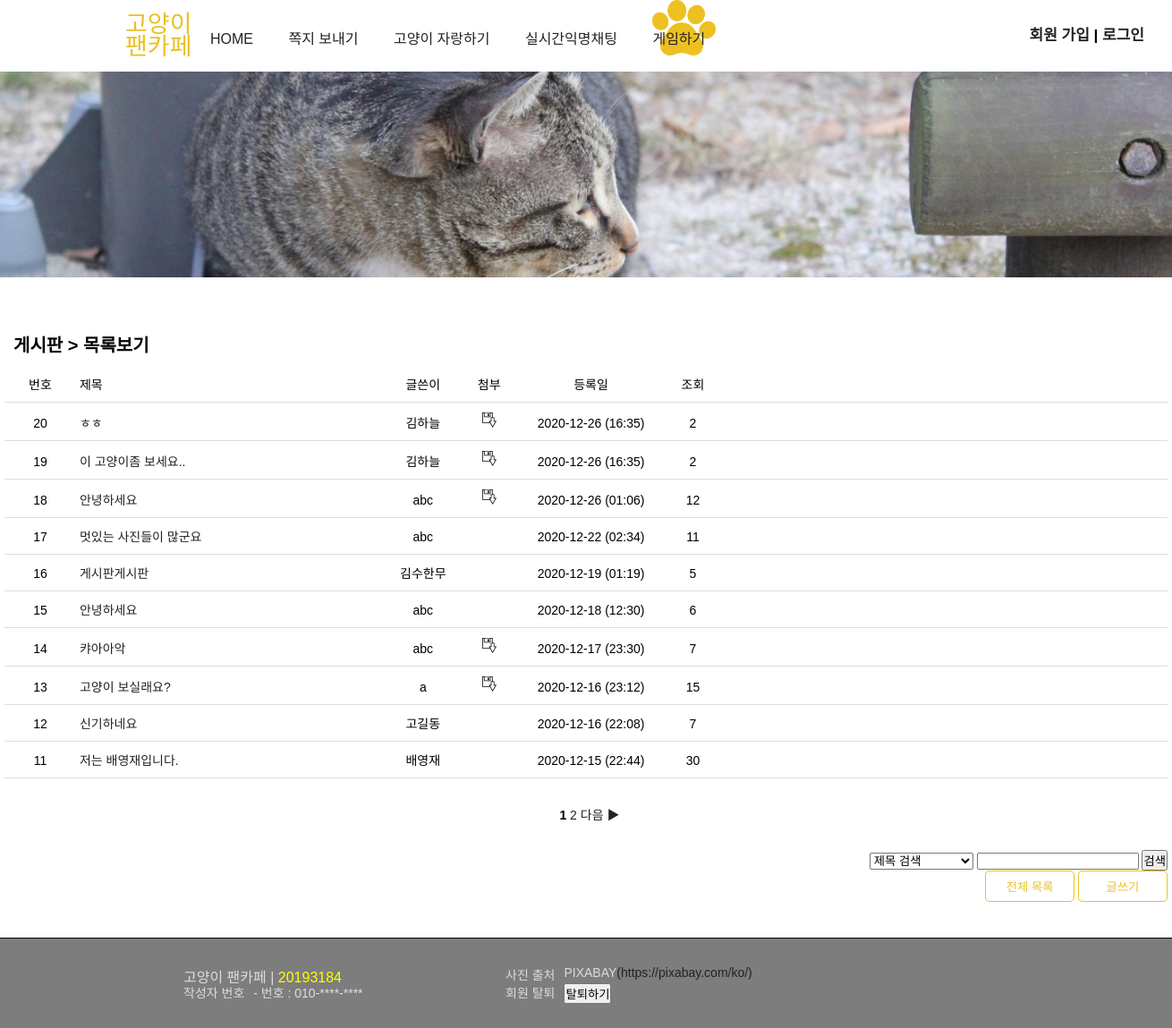
The page /board_list.php on the database its author committed.
### tables this page shows
CREATE TABLE `board` (
  `num` int(11) NOT NULL,
  `id` char(15) NOT NULL,
  `name` char(10) NOT NULL,
  `subject` char(200) NOT NULL,
  `content` text NOT NULL,
  `regist_day` char(20) NOT NULL,
  `hit` int(11) NOT NULL,
  `file_name` char(40) DEFAULT NULL,
  `file_type` char(40) DEFAULT NULL,
  `file_copied` char(40) DEFAULT NULL
);

### board_list.php (the view, shortened to what this page needs)
<!DOCTYPE html>
<html>
<head>
<link rel="stylesheet" type="text/css" href="./css/common.css">
<link rel="stylesheet" type="text/css" href="./css/board.css">
</head>
<body>
<header>
    <?php include "header.php";?>
</header>
<section>
	<div id="main_img_bar">
    </div>
   	<div id="board_box">
	    <h3>
	    	게시판 > 목록보기
		</h3>
	    <ul id="board_list">
				<li>
					<span class="col1">번호</span>
					<span class="col2">제목</span>
					<span class="col3">글쓴이</span>
					<span class="col4">첨부</span>
					<span class="col5">등록일</span>
					<span class="col6">조회</span>
				</li>
<?php
	if (isset($_GET["page"]))
		$page = $_GET["page"];
	else
		$page = 1;
	$con = mysqli_connect("localhost", "root", "", "20193184");
	$sql = "select * from board order by num desc";
	$result = mysqli_query($con, $sql);
	$total_record = mysqli_num_rows($result);
	$scale = 10;
	if ($total_record % $scale == 0)
		$total_page = floor($total_record/$scale);
	else
		$total_page = floor($total_record/$scale) + 1;
	$start = ($page - 1) * $scale;
	$number = $total_record - $start;
   for ($i=$start; $i<$start+$scale && $i < $total_record; $i++)
   {
      mysqli_data_seek($result, $i);
      $row = mysqli_fetch_array($result);
	  $num         = $row["num"];
	  $name        = $row["name"];
	  $subject     = $row["subject"];
      $regist_day  = $row["regist_day"];
      $hit         = $row["hit"];
      if ($row["file_name"])
      	$file_image = "<img src='./img/file.gif'>";
      else
      	$file_image = " ";
?>
				<li>
					<span class="col1"><?=$number?></span>
					<span class="col2"><a href="board_view.php?num=<?=$num?>&page=<?=$page?>"><?=$subject?></a></span>
					<span class="col3"><?=$name?></span>
					<span class="col4"><?=$file_image?></span>
					<span class="col5"><?=$regist_day?></span>
					<span class="col6"><?=$hit?></span>
				</li>
<?php
   	   $number--;
   }
?>
	    	</ul>
			<ul id="page_num">
<?php
	if ($total_page>=2 && $page >= 2)
	{
		$new_page = $page-1;
		echo "<li><a href='board_list.php?page=$new_page'>◀ 이전</a> </li>";
	}
	else
		echo "<li>&nbsp;</li>";
   	for ($i=1; $i<=$total_page; $i++)
   	{
		if ($page == $i)
		{
			echo "<li><b> $i </b></li>";
		}
		else
		{
			echo "<li><a href='board_list.php?page=$i'> $i </a><li>";
		}
   	}
   	if ($total_page>=2 && $page != $total_page)
   	{
		$new_page = $page+1;
		echo "<li> <a href='board_list.php?page=$new_page'>다음 ▶</a> </li>";
	}
	else
		echo "<li>&nbsp;</li>";
?>
			</ul>
			<ul class="buttons">
				<li>
					<span>
				<form name="boardsearch_form" method="GET" action="board_search_list.php" onsubmit="return search_check()">
					<select name="searchtype">
						<option value="subject" selected>제목 검색</option>
					</select>
                <input type="search" name="keyword">
                <input  type="submit" value="검색">
            	</form>
            	</span>
        		</li>
				<li><button onclick="location.href='board_list.php'">전체 목록</button></li>
				<li>
<?php
    if($userid) {
?>
					<button onclick="location.href='board_form.php'">글쓰기</button>
<?php
	} else {
?>
					<a href="javascript:alert('로그인 후 이용해 주세요!')"><button>글쓰기</button></a>
<?php
	}
?>
				</li>
			</ul>
	</div>
</section>
<footer>
    <?php include "footer.php";?>
</footer>
</body>
</html>

### css/common.css (style rules this page uses)
* { padding: 0; margin: 0; }
body { font-size: 14px; font-family: 'Noto Sans HK', sans-serif; display: flex; min-height: 100vh; flex-direction: column; }
section { flex: 1; }
img { border: 0; }
ul { list-style-type: none; }
a { display: inline-block; text-decoration: none; }
a:link { text-decoration:none; color: #222222; }
#main_img_bar { height: 230px; text-align: center; background-color: #c4c4c4; margin-bottom: 50px; }
footer { height: 100px; width: 100%; background-color: #7D7D7D; border-top: 1px solid black; }

### css/board.css (style rules this page uses)
#main_img_bar { background-image: url('../img/board_cat.png'); background-repeat:no-repeat; background-position: center; background-size:cover; }
#board_box { position: relative; width: 1300px; margin: 0 auto; }
#board_box h3 { padding: 10px; font-size: 20px; }
#board_box .buttons { text-align: right; margin: 20px 0 40px 0; }
#board_box .buttons li { display: inline; }
#board_box .buttons button { padding: 5px 10px; cursor: pointer; color: #ECC026; border: 1px solid #ECC026; border-radius: 5px; outline: 0; background-color: white; width: 100px; height: 35px; }
#board_list li { padding: 10px 0; border-bottom: solid 1px #dddddd; }
#board_list span { display: inline-block; text-align: center; }
#board_list .col1 { width: 80px; }
#board_list .col2 { width: 330px; text-align: left; }
#board_list .col3 { width: 100px; }
#board_list .col4 { width: 40px; }
#board_list .col5 { width: 180px; }
#board_list .col6 { width: 40px; }
#page_num { text-align: center; margin: 30px 0 }
#page_num li { display: inline; }
#board_box { margin: 0 auto; }

### rows shown on the page
board: subject "ㅎㅎ", name "김하늘", regist_day "2020-12-26 (16:35)", hit "2"
board: subject "이 고양이좀 보세요..", name "김하늘", regist_day "2020-12-26 (16:35)", hit "2"
board: subject "안녕하세요", name "abc", regist_day "2020-12-26 (01:06)", hit "12"
board: subject "멋있는 사진들이 많군요", name "abc", regist_day "2020-12-22 (02:34)", hit "11"
board: subject "게시판게시판", name "김수한무", regist_day "2020-12-19 (01:19)", hit "5"
board: subject "안녕하세요", name "abc", regist_day "2020-12-18 (12:30)", hit "6"
board: subject "캬아아악", name "abc", regist_day "2020-12-17 (23:30)", hit "7"
board: subject "고양이 보실래요?", name "a", regist_day "2020-12-16 (23:12)", hit "15"
board: subject "신기하네요", name "고길동", regist_day "2020-12-16 (22:08)", hit "7"
board: subject "저는 배영재입니다.", name "배영재", regist_day "2020-12-15 (22:44)", hit "30"
